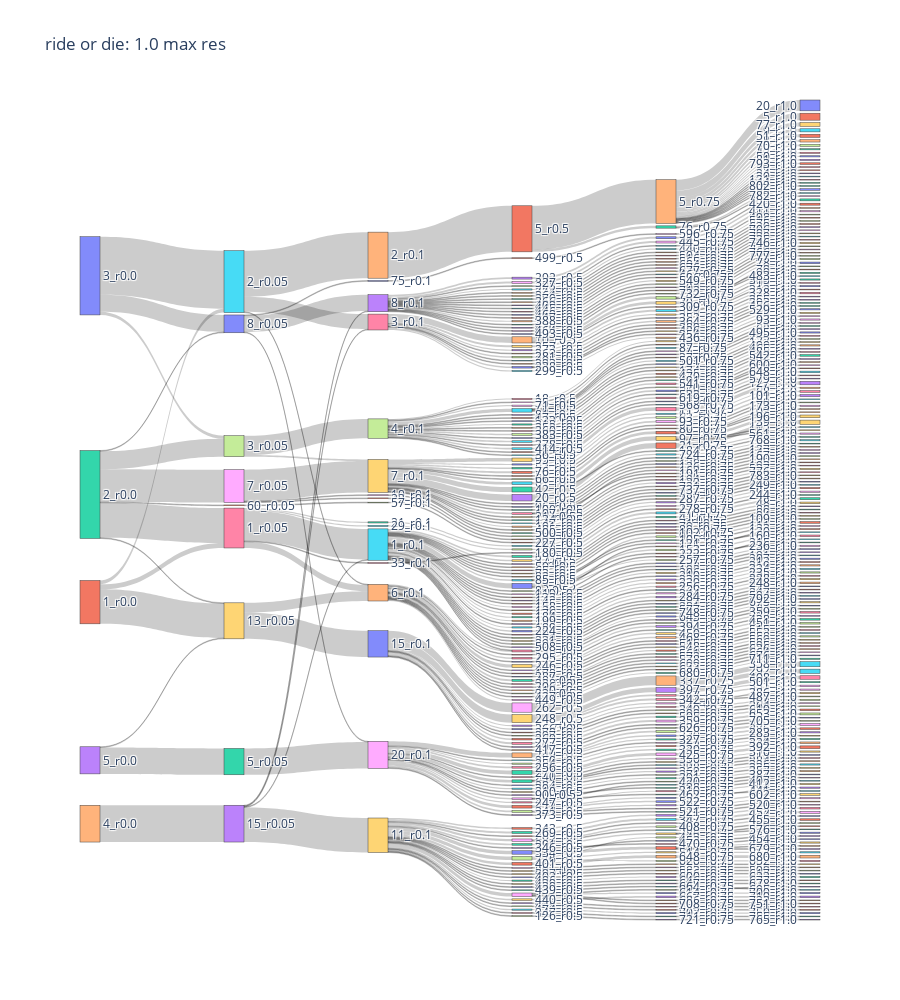

Notebook cell for this chart:
### Markdown cell above
Make a Sankey.

### Code cell
# take only the columns with modularity data
ovi_HB_chunk = ride_or_die_df[['0.0','0.05','0.1','0.5','0.75','1.0']].copy()

create_Sankey(ovi_HB_chunk,'ride or die: 1.0 max res')

### Figure 1 — Plotly figure (JSON) as saved in the notebook; plotly's stock layout.template omitted (floating-point values rounded to 4 significant figures; data arrays with more than 128 entries replaced by an {"elided": "..."} marker saying what was removed)
{"data": [{"link": {"source": {"elided": "632 int values"}, "target": {"elided": "632 int values"}, "value": {"elided": "632 int values"}}, "node": {"label": {"elided": "623 str values"}, "pad": 15, "thickness": 20}, "type": "sankey"}], "layout": {"height": 1000, "title": {"text": "ride or die: 1.0 max res"}}}
